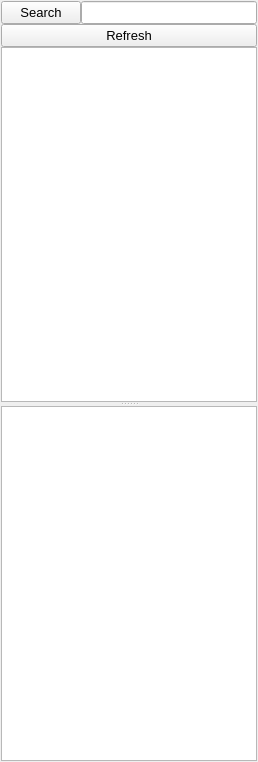
<?xml version="1.0" encoding="UTF-8"?>
<ui version="4.0">
 <class>TrickplayInspector</class>
 <widget class="QWidget" name="TrickplayInspector">
  <property name="geometry">
   <rect>
    <x>0</x>
    <y>0</y>
    <width>258</width>
    <height>762</height>
   </rect>
  </property>
  <property name="font">
   <font>
    <pointsize>10</pointsize>
   </font>
  </property>
  <property name="windowTitle">
   <string>Form</string>
  </property>
  <layout class="QGridLayout" name="gridLayout">
   <property name="margin">
    <number>1</number>
   </property>
   <property name="spacing">
    <number>0</number>
   </property>
   <item row="2" column="0">
    <widget class="QSplitter" name="splitter">
     <property name="orientation">
      <enum>Qt::Vertical</enum>
     </property>
     <widget class="QTreeView" name="inspector">
      <property name="minimumSize">
       <size>
        <width>100</width>
        <height>0</height>
       </size>
      </property>
      <property name="font">
       <font>
        <pointsize>10</pointsize>
       </font>
      </property>
      <property name="alternatingRowColors">
       <bool>true</bool>
      </property>
      <property name="uniformRowHeights">
       <bool>true</bool>
      </property>
      <attribute name="headerDefaultSectionSize">
       <number>150</number>
      </attribute>
     </widget>
     <widget class="QTreeView" name="property">
      <property name="minimumSize">
       <size>
        <width>100</width>
        <height>0</height>
       </size>
      </property>
      <property name="font">
       <font>
        <pointsize>10</pointsize>
       </font>
      </property>
      <property name="editTriggers">
       <set>QAbstractItemView::DoubleClicked|QAbstractItemView::EditKeyPressed|QAbstractItemView::SelectedClicked</set>
      </property>
      <property name="alternatingRowColors">
       <bool>true</bool>
      </property>
      <property name="uniformRowHeights">
       <bool>true</bool>
      </property>
      <attribute name="headerDefaultSectionSize">
       <number>150</number>
      </attribute>
     </widget>
    </widget>
   </item>
   <item row="1" column="0">
    <widget class="QPushButton" name="refresh">
     <property name="font">
      <font>
       <pointsize>10</pointsize>
      </font>
     </property>
     <property name="text">
      <string>Refresh</string>
     </property>
    </widget>
   </item>
   <item row="0" column="0">
    <layout class="QHBoxLayout" name="horizontalLayout">
     <item>
      <widget class="QPushButton" name="search">
       <property name="font">
        <font>
         <pointsize>10</pointsize>
        </font>
       </property>
       <property name="text">
        <string>Search</string>
       </property>
      </widget>
     </item>
     <item>
      <widget class="QLineEdit" name="lineEdit">
       <property name="font">
        <font>
         <pointsize>10</pointsize>
        </font>
       </property>
       <property name="text">
        <string/>
       </property>
      </widget>
     </item>
    </layout>
   </item>
  </layout>
  <zorder>splitter</zorder>
  <zorder>refresh</zorder>
  <zorder></zorder>
 </widget>
 <resources/>
 <connections/>
</ui>
